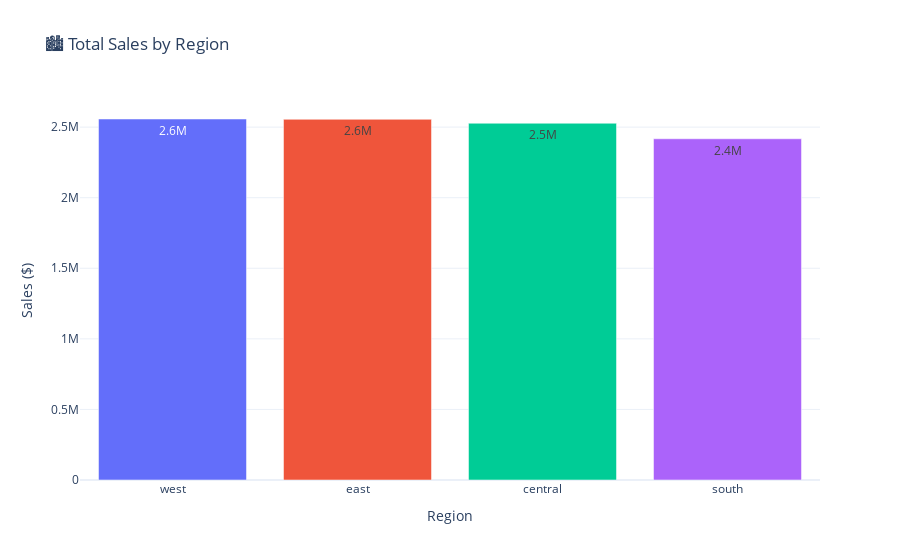

Notebook source saved alongside this figure:
### Markdown cell above
## 📊 3. Plotly Express Charts

### Code cell
# Bar chart: Sales by Region
# Bar chart with improved styling
region_sales = (
    superstore.groupby("region")["sales"]
    .sum()
    .reset_index()
    .sort_values(by="sales", ascending=False)
)

fig1 = px.bar(
    region_sales,
    x="region",
    y="sales",
    title="🏙️ Total Sales by Region",
    color="region",
    text_auto=".2s",
    template="plotly_white"
)

fig1.update_layout(showlegend=False, xaxis_title="Region", yaxis_title="Sales ($)")
fig1.show()

### Figure 1 — Plotly figure (JSON) as saved in the notebook; plotly's stock layout.template omitted (floating-point values rounded to 4 significant figures)
{"data": [{"hovertemplate": "region=%{x}<br>sales=%{y}<extra></extra>", "legendgroup": "west", "marker": {"color": "#636efa", "pattern": {"shape": ""}}, "name": "west", "orientation": "v", "showlegend": true, "textposition": "auto", "texttemplate": "%{y:.2s}", "type": "bar", "x": ["west"], "xaxis": "x", "y": [2557000.0], "yaxis": "y"}, {"hovertemplate": "region=%{x}<br>sales=%{y}<extra></extra>", "legendgroup": "east", "marker": {"color": "#EF553B", "pattern": {"shape": ""}}, "name": "east", "orientation": "v", "showlegend": true, "textposition": "auto", "texttemplate": "%{y:.2s}", "type": "bar", "x": ["east"], "xaxis": "x", "y": [2555000.0], "yaxis": "y"}, {"hovertemplate": "region=%{x}<br>sales=%{y}<extra></extra>", "legendgroup": "central", "marker": {"color": "#00cc96", "pattern": {"shape": ""}}, "name": "central", "orientation": "v", "showlegend": true, "textposition": "auto", "texttemplate": "%{y:.2s}", "type": "bar", "x": ["central"], "xaxis": "x", "y": [2527000.0], "yaxis": "y"}, {"hovertemplate": "region=%{x}<br>sales=%{y}<extra></extra>", "legendgroup": "south", "marker": {"color": "#ab63fa", "pattern": {"shape": ""}}, "name": "south", "orientation": "v", "showlegend": true, "textposition": "auto", "texttemplate": "%{y:.2s}", "type": "bar", "x": ["south"], "xaxis": "x", "y": [2417000.0], "yaxis": "y"}], "layout": {"barmode": "relative", "legend": {"title": {"text": "region"}, "tracegroupgap": 0}, "showlegend": false, "title": {"text": "🏙️ Total Sales by Region"}, "xaxis": {"anchor": "y", "categoryarray": ["west", "east", "central", "south"], "categoryorder": "array", "domain": [0, 1], "title": {"text": "Region"}}, "yaxis": {"anchor": "x", "domain": [0, 1], "title": {"text": "Sales ($)"}}}}
